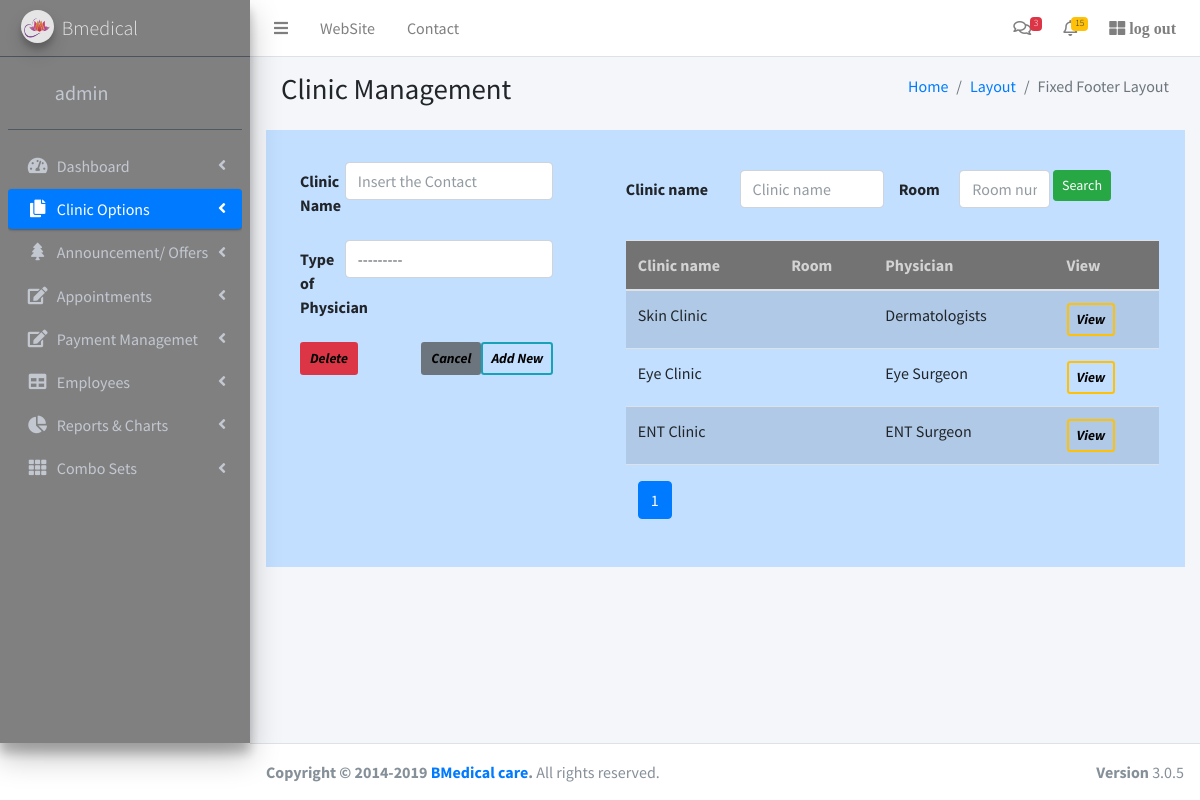
/appsample/clinics/ (signed in), run on the app's committed database.
### appsample/models.py (models this page shows, shortened)
class Clinic(models.Model):
	name = models.CharField(max_length = 255)
	designation = models.ForeignKey(Designation, on_delete=models.CASCADE, null=True,)

class Designation(models.Model):
	name = models.CharField(max_length = 255)
	def __str__ (self):
		return self.name

### appsample/decorators.py (the view)
		def wrapper_func(request, *args, **kwargs):
			if request.user.is_superuser or request.user.groups.filter(name__in =roles).exists():
				return view_func(request, *args, **kwargs)
			else:
				return HttpResponse('you are not authorized')

### appsample/forms.py
class ClinicForm(ModelForm):
	class Meta:
		model = Clinic
		fields = '__all__'
		widgets = {
			'name':TextInput(attrs = {'class':'form-control', 'placeholder':'Insert the Contact'}),
			'designation':Select(attrs = {'class':'form-control', 'placeholder':'Insert the Doctor'}),
			'room':Select(attrs = {'class':'form-control', 'placeholder':'Insert the Room Num'}),
		}

### appsample/templates/clinic.html (shortened to what this page needs)
{% extends 'main.html' %}
{% block content %}
<section class="content-header">
  <div class="container-fluid">
    <div class="row mb-2">
      <div class="col-sm-6">
        <h1>Clinic Management</h1>
      </div>
      <div class="col-sm-6">
        <ol class="breadcrumb float-sm-right">
          <li class="breadcrumb-item"><a href="#">Home</a></li>
          <li class="breadcrumb-item"><a href="#">Layout</a></li>
          <li class="breadcrumb-item active">Fixed Footer Layout</li>
        </ol>
      </div>
    </div>
  </div>
</section>
<div style="background-color:#C2DFFF;" >
<div class="row">
    <div class=" p-3 my-3  col-md-4"  >
    	{% if perms.appsample.add_clinic %}
		<form method = "POST"  style="margin-left:10px;" class="pl-3">
  				<div class="row mb-3">
    				<label  class="col-sm-2 col-form-label fw-bold">Clinic Name</label>
   					<div class="col-sm-10">
     					 {{form.name}}
    				</div>
  				</div>
  				<div class="row mb-3">
    				<label  class="col-sm-2 col-form-label fw-bold">Type of Physician </label>
   					<div class="col-sm-10">
     					 {{form.designation}}
    				</div>
  				</div>
			<input type="submit" value="Add New " name="save" style="color: black" class="btn btn-outline-info  border-2 fw-bold btn-sm fst-italic float-end">
			{% if perms.appsample.delete_clinic %}
			<input type="submit" value="Delete" style="color: black" class="btn btn-danger  border-2 fw-bold btn-sm fst-italic float-left">
			{% endif %}
			<input type="reset"  value="Cancel" style="color: black" class="btn btn-secondary  border-2 fw-bold btn-sm fst-italic float-end">
		</form>
		{% endif %}
    </div>
    <div class="p-3 my-3  col-md-8  " >
		<div class= "row ">
			<form method = "GET" class=" pl-5 row mt-2">
	  			<div class="col-md-6 ">
	  				<div class="row mb-3">
    					<label  class="col-sm-5 col-form-label fw-bold  ">Clinic name </label>
   						<div class="col-sm-7 ">
     					 	{{filter.form.name}}
    					</div>
  					</div>
	  			</div>
	  			<div class="col-md-4 ">
	  				<div class="row mb-3">
    					<label  class="col-sm-4 col-form-label fw-bold  ">Room</label>
   						<div class="col-sm-7 ">
     					 	{{filter.form.room}}
    					</div>
  					</div>
	  			</div>
				<div class="col-md-1 ">
					<input type="submit" value="Search " class="btn btn-success btn-sm float-end ">
				</div>
		</form>
		</div>
		<div class= "row pt-3 pl-5 pr-4">
					<table class="table table-striped  table-hover caption-top ">
						<thead class=" table-active" style="background-color:gray; color:lightgray;">
							<tr>
								<th scope="col">Clinic name</th>
								<th scope="col">Room</th>
								<th scope="col">Physician</th>
								<th scope="col">View</th>
							</tr>
						</thead>
						<tbody>
							{% for d in page.object_list %}
							<tr>
								<td>{{d.name}}</td>
								<td>{{d.room}}</td>
								<td>{{d.designation}}</td>
								<td>
									{% if perms.appsample.change_clinic %}
									<a class="btn btn-outline-warning btn-sm border-2 fst-italic fw-bold" href = "{{d.id}}" style="color: black;" >View</a>
									{% endif %}
							</tr>
							{% endfor %}
						</tbody>
					</table>
					<nav aria-label="...">
					  <ul class="pagination">
					    <li class="page-item active">
					      <span class="page-link">
					       {{page.number}}
					      </span>
					    </li>
					  </ul>
					</nav>
		</div>
    </div>
</div>
</div>
{% endblock %}

### appsample/templates/main.html (shortened to what this page needs)
<!DOCTYPE html>
<html>
{% load static %}
	<head>
		<link href="https://cdn.jsdelivr.net/npm/bootstrap@5.1.1/dist/css/bootstrap.min.css"
		rel="stylesheet"
>
		  <link rel="stylesheet" href="https://stackpath.bootstrapcdn.com/bootstrap/4.1.3/css/bootstrap.min.css" >
      <link rel="stylesheet" href="https://cdnjs.cloudflare.com/ajax/libs/Chart.js/2.8.0/Chart.min.css" >
  		<link rel="stylesheet" href="https://use.fontawesome.com/releases/v5.6.1/css/all.css" >
	   	<link href="https://cdn.jsdelivr.net/npm/bootstrap@5.1.1/dist/css/bootstrap.min.css" rel="stylesheet">
      <link rel="stylesheet" href="{% static 'plugins/fontawesome-free/css/all.min.css' %}">
      <link rel="stylesheet" href="https://code.ionicframework.com/ionicons/2.0.1/css/ionicons.min.css">
      <link rel="stylesheet" href="{% static 'dist/css/adminlte.min.css' %}">
      <link rel="stylesheet" href="{% static 'plugins/datatables-bs4/css/dataTables.bootstrap4.min.css' %}">
      <link rel="stylesheet" href="{% static 'plugins/datatables-responsive/css/responsive.bootstrap4.min.css' %}">
      <link rel="stylesheet" href="{% static 'dist/css/adminlte.min.css' %}">
      <link href="https://cdn.jsdelivr.net/npm/select2@4.1.0-rc.0/dist/css/select2.min.css" rel="stylesheet" />
	</head>
	<body class="hold-transition sidebar-mini layout-footer-fixed">
<div class="wrapper">
  <nav class="main-header navbar navbar-expand navbar-white navbar-light">
    <ul class="navbar-nav">
      <li class="nav-item">
        <a class="nav-link" data-widget="pushmenu" href="#" role="button"><i class="fa fa-bars"></i></a>
      </li>
      <li class="nav-item d-none d-sm-inline-block">
        <a href="{% url 'dashboard' %}" class="nav-link">WebSite</a>
      </li>
      <li class="nav-item d-none d-sm-inline-block">
        <a href="#" class="nav-link">Contact</a>
      </li>
    </ul>
    <ul class="navbar-nav ml-auto">
      <li class="nav-item dropdown">
        <a class="nav-link" data-toggle="dropdown" href="#">
          <i class="far fa-comments"></i>
          <span class="badge badge-danger navbar-badge">3</span>
        </a>
      </li>
      <li class="nav-item dropdown">
        <a class="nav-link" data-toggle="dropdown" href="#">
          <span class="badge badge-warning navbar-badge">15</span>
        </a>
      </li>
      <li class="nav-item">
        <a class="nav-link" href="{% url 'logout' %}" > <i class="fas fa-th-large"> log out </i>
        </a>
      </li>
    </ul>
  </nav>
<aside class="main-sidebar sidebar-dark-primary elevation-4" style="background-color: gray;" >
    <a href="../../index3.html" class="brand-link">
      <img src="{% static 'dist/img/lotus.png' %}"
           class="brand-image img-circle elevation-3"
           style="opacity: .8">
      <span class="brand-text font-weight-light">Bmedical</span>
    </a>
    <div class="sidebar">
      <div class="user-panel mt-3 pb-3 mb-3 d-flex">
        <div class="image">
        </div>
        <div class="info">
          <a href="#" class="d-block ml-4 fs-5">{{request.user}}</a>
        </div>
      </div>
      <nav class="mt-2">
        <ul class="nav nav-pills nav-sidebar flex-column" data-widget="treeview" role="menu" data-accordion="false">
          <li class="nav-item has-treeview">
            <a href="{% url 'dashboard' %}" class="nav-link">
              <i class="nav-icon fas fa-tachometer-alt"></i>
              <p>
                Dashboard
                <i class="right fas fa-angle-left"></i>
              </p>
            </a>
          </li>
          <li class="nav-item has-treeview ">
            <a href="#" class="nav-link active">
              <i class="nav-icon fas fa-copy"></i>
              <p>
                Clinic Options
                <i class="fas fa-angle-left right"></i>
              </p>
            </a>
          </li>
          <li class="nav-item has-treeview">
            <a href="#" class="nav-link">
              <i class="nav-icon fas fa-tree"></i>
              <p>
                Announcement/ Offers
                <i class="fas fa-angle-left right"></i>
              </p>
            </a>
          </li>
          <li class="nav-item has-treeview">
            <a href="#" class="nav-link">
              <i class="nav-icon fas fa-edit"></i>
              <p>
                Appointments
                <i class="fas fa-angle-left right"></i>
              </p>
            </a>
          </li>
          <li class="nav-item has-treeview">
            <a href="#" class="nav-link">
              <i class="nav-icon fas fa-edit"></i>
              <p>
                Payment Managemet
                <i class="fas fa-angle-left right"></i>
              </p>
            </a>
          </li>
          <li class="nav-item has-treeview">
            <a href="#" class="nav-link">
              <i class="nav-icon fas fa-table"></i>
              <p>
                Employees
                <i class="fas fa-angle-left right"></i>
              </p>
            </a>
          </li>
          <li class="nav-item has-treeview">
            <a href="#" class="nav-link">
              <i class="nav-icon fas fa-chart-pie"></i>
              <p>
                Reports & Charts
                <i class="right fas fa-angle-left"></i>
              </p>
            </a>
          </li>
          <li class="nav-item has-treeview">
            <a href="#" class="nav-link">
              <i class="nav-icon fas fa-th"></i>
              <p>
                Combo Sets
                <i class="fas fa-angle-left right"></i>
              </p>
            </a>
          </li>
        </ul>
      </nav>
    </div>
</aside>
  <div class="content-wrapper">
    <section class="content">
      <div class="container-fluid">
        <div class="row">
          <div class="col-12">
            {% block content%}
            {% endblock %}
          </div>
        </div>
      </div>
    </section>
  </div>
  <footer class="main-footer">
    <div class="float-right d-none d-sm-block">
      <b>Version</b> 3.0.5
    </div>
    <strong>Copyright &copy; 2014-2019 <a href="#">BMedical care</a>.</strong> All rights
    reserved.
  </footer>
</div>
</body>
</html>

### data on the page
Clinic: name "Skin Clinic", designation "Dermatologists"
Clinic: name "Eye Clinic", designation "Eye Surgeon"
Clinic: name "ENT Clinic", designation "ENT Surgeon"

### other printed values
{{ request.user }} "admin"
{{ page.number }} "1"
